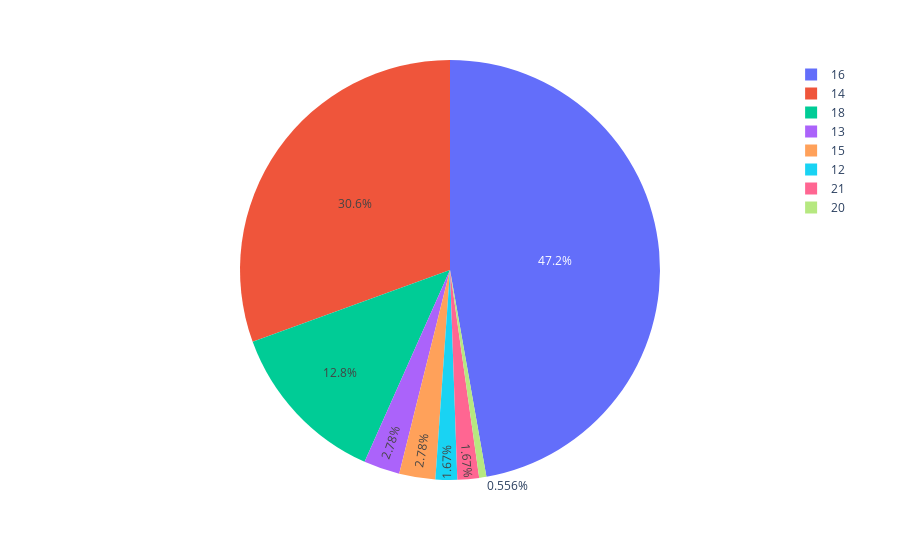

This figure's notebook cell:
### Code cell
px.pie(data_frame=cardio_data,
       values=cardio_data["Education"].value_counts(),
       names=cardio_data["Education"].value_counts().index)

### Figure 1 — Plotly figure (JSON) as saved in the notebook; plotly's stock layout.template omitted (floating-point values rounded to 4 significant figures)
{"data": [{"domain": {"x": [0, 1], "y": [0, 1]}, "hovertemplate": "label=%{label}<br>value=%{value}<extra></extra>", "labels": [16, 14, 18, 13, 15, 12, 21, 20], "legendgroup": "", "name": "", "showlegend": true, "type": "pie", "values": [85, 55, 23, 5, 5, 3, 3, 1]}], "layout": {"legend": {"tracegroupgap": 0}, "margin": {"t": 60}}}
